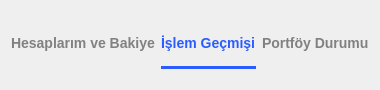
             <widget class="QFrame" name="SekmeGecisFrame_2">
              <property name="minimumSize">
               <size>
                <width>0</width>
                <height>90</height>
               </size>
              </property>
              <property name="maximumSize">
               <size>
                <width>16777215</width>
                <height>90</height>
               </size>
              </property>
              <property name="styleSheet">
               <string notr="true">/* 1. ÜÇ BUTON İÇİN ORTAK TEMEL AYARLAR */
QPushButton#HesaplarimveBakiyeButon_2,
QPushButton#IslemGecmisiButon_2,
QPushButton#PortfoyDurumuButon_2 {
    border: none;
	background:none;
    background-color: transparent; /* Normal halde şeffaf */
    color: rgb(129, 129, 129);
	text-color:rgb(0,0,0);
    font-size: 14px;
    font-weight: 500;
    padding-bottom: 15px;
    padding-top: 15px;
    border-bottom: 3px solid transparent;
    text-align: left;
}

/* 2. MOUSE ÜZERİNE GELİNCE (HOVER) */
QPushButton#HesaplarimveBakiyeButon_2:hover,
QPushButton#IslemGecmisiButon_2:hover,
QPushButton#PortfoyDurumuButon_2:hover {
    color: #101828;
    background-color: transparent; /* Hover'da da arka plan gelmesin */
}

/* 3. BUTONA BASILI TUTULDUĞUNDA (PRESSED) - Sorunu Çözen Kısım */
QPushButton#HesaplarimveBakiyeButon_2:pressed,
QPushButton#IslemGecmisiButon_2:pressed,
QPushButton#PortfoyDurumuButon_2:pressed {
    background-color: transparent; /* Basınca mavi kutu çıkmasını engeller */
}

/* 4. BUTON SEÇİLİ OLDUĞUNDA (CHECKED) - Sorunu Çözen Kısım */
QPushButton#HesaplarimveBakiyeButon_2:checked,
QPushButton#IslemGecmisiButon_2:checked,
QPushButton#PortfoyDurumuButon_2:checked {
    color: #2b5cff;
    border-bottom: 3px solid #2b5cff;
    background-color: transparent; /* Seçiliyken arka planı şeffaf zorla */
}</string>
              </property>
              <layout class="QHBoxLayout" name="horizontalLayout_4">
               <item>
                <widget class="QPushButton" name="HesaplarimveBakiyeButon_2">
                 <property name="layoutDirection">
                  <enum>Qt::LayoutDirection::LeftToRight</enum>
                 </property>
                 <property name="styleSheet">
                  <string notr="true"/>
                 </property>
                 <property name="text">
                  <string>Hesaplarım ve Bakiye</string>
                 </property>
                 <property name="checkable">
                  <bool>true</bool>
                 </property>
                 <property name="checked">
                  <bool>false</bool>
                 </property>
                 <property name="autoExclusive">
                  <bool>true</bool>
                 </property>
                </widget>
               </item>
               <item>
                <widget class="QPushButton" name="IslemGecmisiButon_2">
                 <property name="styleSheet">
                  <string notr="true"/>
                 </property>
                 <property name="text">
                  <string>İşlem Geçmişi</string>
                 </property>
                 <property name="checkable">
                  <bool>true</bool>
                 </property>
                 <property name="checked">
                  <bool>true</bool>
                 </property>
                 <property name="autoExclusive">
                  <bool>true</bool>
                 </property>
                 <property name="flat">
                  <bool>true</bool>
                 </property>
                </widget>
               </item>
               <item>
                <widget class="QPushButton" name="PortfoyDurumuButon_2">
                 <property name="styleSheet">
                  <string notr="true"/>
                 </property>
                 <property name="text">
                  <string>Portföy Durumu</string>
                 </property>
                 <property name="checkable">
                  <bool>true</bool>
                 </property>
                 <property name="autoExclusive">
                  <bool>true</bool>
                 </property>
                 <property name="flat">
                  <bool>true</bool>
                 </property>
                </widget>
               </item>
              </layout>
             </widget>
